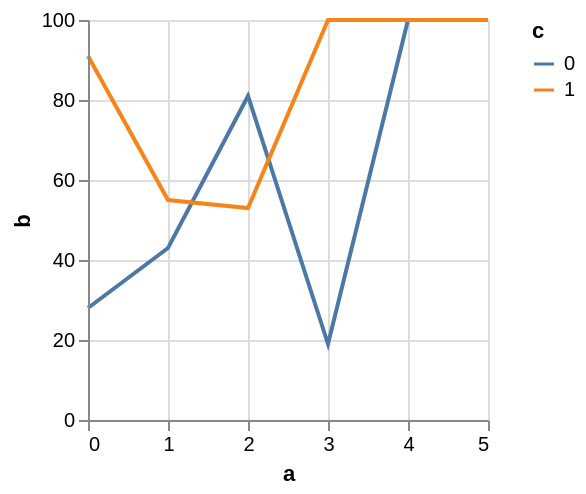

Vega-Lite specification for this chart:
### Vega specification from a JSON file in a GitHub repository (floating-point values rounded to 4 significant figures)
{"$schema": "https://vega.github.io/schema/vega/v5.json", "autosize": "pad", "padding": 5, "width": 200, "height": 200, "style": "cell", "data": [{"name": "source_0", "values": [{"a": 0, "b": 28, "c": 0}, {"a": 0, "b": 91, "c": 1}, {"a": 1, "b": 43, "c": 0}, {"a": 1, "b": 55, "c": 1}, {"a": 2, "b": 81, "c": 0}, {"a": 2, "b": 53, "c": 1}, {"a": 3, "b": 19, "c": 0}]}, {"name": "data_0", "source": "source_0", "transform": [{"type": "impute", "field": "b", "key": "a", "keyvals": {"signal": "sequence(4,6)"}, "method": "value", "groupby": ["c"], "value": null}, {"type": "formula", "expr": "datum.b === null ? 100 : datum.b", "as": "b"}]}], "marks": [{"name": "pathgroup", "type": "group", "from": {"facet": {"name": "faceted_path_main", "data": "data_0", "groupby": ["c"]}}, "encode": {"update": {"width": {"field": {"group": "width"}}, "height": {"field": {"group": "height"}}}}, "marks": [{"name": "marks", "type": "line", "style": ["line"], "sort": {"field": "datum[\"a\"]", "order": "descending"}, "from": {"data": "faceted_path_main"}, "encode": {"update": {"stroke": {"scale": "color", "field": "c"}, "x": {"scale": "x", "field": "a"}, "y": {"scale": "y", "field": "b"}, "defined": {"signal": "datum[\"a\"] !== null && !isNaN(datum[\"a\"]) && datum[\"b\"] !== null && !isNaN(datum[\"b\"])"}}}}]}], "scales": [{"name": "x", "type": "linear", "domain": {"data": "data_0", "field": "a"}, "range": [0, {"signal": "width"}], "nice": 1, "zero": false}, {"name": "y", "type": "linear", "domain": {"data": "data_0", "field": "b"}, "range": [{"signal": "height"}, 0], "nice": true, "zero": true}, {"name": "color", "type": "ordinal", "domain": {"data": "data_0", "field": "c", "sort": true}, "range": "category"}], "axes": [{"scale": "x", "orient": "bottom", "grid": false, "title": "a", "labelFlush": true, "labelOverlap": true, "tickCount": {"signal": "ceil(width/40)"}, "zindex": 1}, {"scale": "x", "orient": "bottom", "gridScale": "y", "grid": true, "tickCount": {"signal": "ceil(width/40)"}, "domain": false, "labels": false, "maxExtent": 0, "minExtent": 0, "ticks": false, "zindex": 0}, {"scale": "y", "orient": "left", "grid": false, "title": "b", "labelOverlap": true, "tickCount": {"signal": "ceil(height/40)"}, "zindex": 1}, {"scale": "y", "orient": "left", "gridScale": "x", "grid": true, "tickCount": {"signal": "ceil(height/40)"}, "domain": false, "labels": false, "maxExtent": 0, "minExtent": 0, "ticks": false, "zindex": 0}], "legends": [{"stroke": "color", "gradientLength": {"signal": "clamp(height, 64, 200)"}, "symbolType": "stroke", "title": "c"}]}
